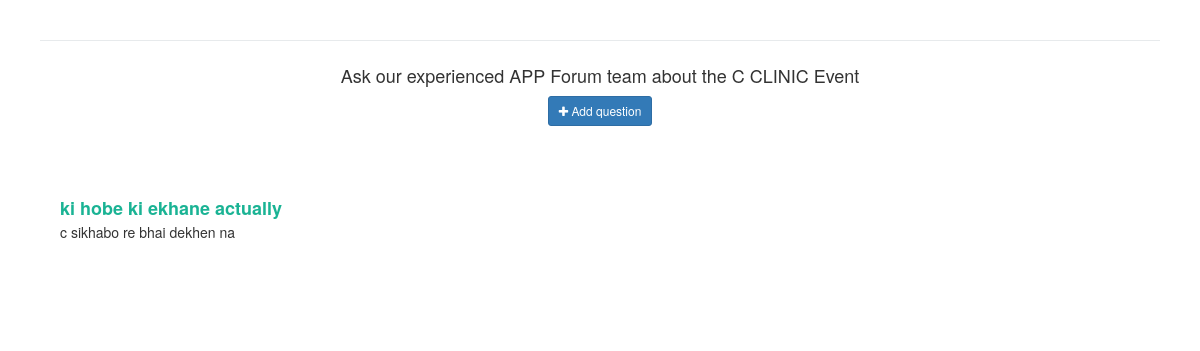
Page /Faqs.php?eid=1 on the committed database.
### tables this page shows
CREATE TABLE `events` (
  `EventID` int(11) NOT NULL,
  `EventName` varchar(100) NOT NULL,
  `EventDescription` varchar(500) NOT NULL,
  `EventGuest` varchar(500) NOT NULL,
  `EventBudget` varchar(50) NOT NULL,
  `EventFileBanner` varchar(100) DEFAULT NULL,
  `ShortDescription` varchar(100) DEFAULT NULL,
  `OrganizerID` int(11) DEFAULT NULL
);

CREATE TABLE `organizer` (
  `OrganizerID` int(11) NOT NULL,
  `OrganizerName` varchar(100) NOT NULL,
  `OrganizerEmail` varchar(50) NOT NULL,
  `OrganizerContactNumber` varchar(20) NOT NULL,
  `OrganizerFileLogo` varchar(100) DEFAULT NULL,
  `OrganizerDescription` varchar(500) NOT NULL,
  `OrganizerPass` varchar(100) DEFAULT NULL
);

CREATE TABLE `qa` (
  `EventID` int(11) NOT NULL,
  `qus` varchar(100) NOT NULL,
  `ans` varchar(100) DEFAULT NULL,
  `StudentID` int(11) NOT NULL,
  `StudentEmail` varchar(100) DEFAULT NULL
);

### Faqs.php (the view, shortened to what this page needs)
<?php
    $servername = 'localhost';
    $username = 'root';
    $password = '';
    $database = 'eventadministration';
    $conn = mysqli_connect($servername,$username,$password,$database);
   $eid = $_GET['eid'];
 ?>
<!DOCTYPE html>
<html lang="en">
  <head>
    <link
      href="https://netdna.bootstrapcdn.com/bootstrap/3.3.6/css/bootstrap.min.css"
      rel="stylesheet"
    />
  </head>
  <body>
    <link
      href="https://maxcdn.bootstrapcdn.com/font-awesome/4.3.0/css/font-awesome.min.css"
      rel="stylesheet"
    />
    <div class="container">
      <div class="row">
        <div class="col-md-12">
          <div class="wrapper wrapper-content animated fadeInRight">
            <div class="ibox-content m-b-sm border-bottom">
              <div class="text-center p-lg">
                <h4>
                <?php
$query = "SELECT *
FROM events JOIN organizer on events.OrganizerID=organizer.OrganizerID
where EventID=$eid";
$result2 = mysqli_query($conn,$query);
  if(mysqli_num_rows($result2) > 0)
  {
  while($row = mysqli_fetch_assoc($result2)){
   echo '<p>Ask our experienced '. $row["OrganizerName"] .' team about the '. $row["EventName"] .' Event </p>';
  }
}
?>
                <button
                  title="Ask your question"
                  class="btn btn-primary btn-sm"
                  data-toggle="modal"
                  data-target="#exampleModal"
                >
                  <i class="fa fa-plus"></i>
                  <span class="bold">Add question</span>
                </button>
              </div>
            </div>
<br>
 <?php
   $sql = "SELECT * FROM `qa` where EventID = '$eid' and ans is not null and ans != ' '";
   $result = mysqli_query($conn,$sql);
   if(mysqli_num_rows($result) > 0)
   {
   while($row = mysqli_fetch_assoc($result)){
        echo "<div class='faq-item'>
        <div class='row'>
          <div class='col-md-7'>
            <a data-toggle='collapse'  class='faq-question'
              >". $row['qus'] ."</a
            >
            <medium
              >". $row['ans'] ."</medium>
          </div>
        </div>
      </div>
      <br>";
   }
}
 ?>
          </div>
        </div>
      </div>
    </div>
  </body>
</html>

### Faqs.php (style rules this page uses)
body { margin-top: 20px; background: url("img/prev.jpg"); }
.m-b-sm { margin-bottom: 10px; }
.faq-item { padding: 20px; margin-bottom: 2px; background: #fff; }
.faq-question { font-size: 18px; font-weight: 600; color: #1ab394; display: block; }
.ibox-content { background-color: #ffffff; color: inherit; padding: 15px 20px 20px 20px; border-color: #e7eaec; border-image: none; border-style: solid solid none; border-width: 1px 0; }
.wrapper { padding: 0 20px; }
.wrapper-content { padding: 20px 10px 40px; }

### rows in the picture
events: OrganizerID.OrganizerName "APP Forum", EventName "C CLINIC"
qa: qus "ki hobe ki ekhane actually", ans "c sikhabo re bhai dekhen na"
